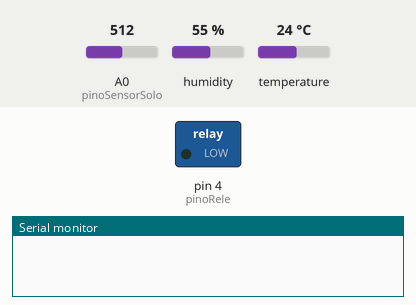
Simulated run of this sketch. Board: Arduino Uno, built with avr-gcc and run on an emulated ATmega328P. Shown: switched loads named in the sketch (green lamp = pin HIGH), the last lines printed to the serial monitor. The test bench sets the inputs (shaded band); at power-on: A0 (pinoSensorSolo) = 512, humidity 55 %, temperature 24 °C.

Above: at 3.0 s.
At 16.0 s:
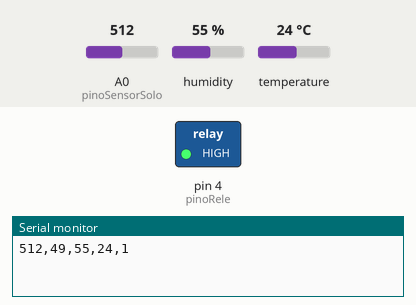
Timing chart, 0 to 33.8 s (numbered marks = the images above):
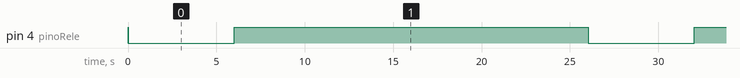

The sketch:

ProjetoIrrigacao.ino
```cpp
//Projeto Arduino - Tópicos Especiais 2022/1
//Monitora a planta e realiza a irrigação quando a umidade do solo está muito baixa
//sensor de umidade para o solo; sensor de umidade e temperatura do ar;
//relé para ligar bomba de aquário para irrigar

#define pinoRele 4
#define pinoSensorSolo A0
//#define botao 2

//temperatura e umidade do ar
#include "DHT.h"
#define DHTPIN A1 // pino analogico
#define DHTTYPE DHT11 // DHT 11
DHT dht(DHTPIN, DHTTYPE);

int valor_analogico; //valor sensor umidade
int rega = 0; //1 foi regada, 0 não foi
int umidadeAr;
int temperaturaAr;

void setup() {
  Serial.begin(115200);

  dht.begin();//temperatura e umidade do ar
  pinMode(pinoSensorSolo, INPUT); //solo
  pinMode(pinoRele, OUTPUT); //rele
  digitalWrite(pinoRele, HIGH); //começa desligado
}

void loop() {
    valor_analogico = analogRead(pinoSensorSolo);
    lerDHT();

    int porcento = map(valor_analogico, 1023, 0, 0, 100); //umidade do solo em porcentagem

    if(valor_analogico > 0 && valor_analogico <400){
    }else if(valor_analogico > 500 && valor_analogico <1020){ //rega
      ligarBomba();
    }

    //envia os dados para serial onde o servidor está escutando
    //umidadeSoloAnalog, umidadeSoloPorc, umidadeAr, temperaturaAr, rega
    Serial.print((String)valor_analogico+","+porcento+","+umidadeAr+","+temperaturaAr+","+rega);
//    Serial.println(" ");
    rega = 0; //volta a rega para false

    delay(20000);//20000 = 20s; 2 min = 120000; 300000 = 5 min; tempo para próxima leitura
}

void ligarBomba(){
    digitalWrite(pinoRele, LOW); //liga bomba
    delay(6000); //tempo de bomba ligada em milissegundos = 6s
    digitalWrite(pinoRele, HIGH); //desliga bomba
    //Serial.println("Rega realizada!");
    rega = 1;
}

void lerDHT(){
  //sensor temperatura e umidade
  umidadeAr = dht.readHumidity();
  temperaturaAr = dht.readTemperature();

  //testa se retorno é valido, caso contrário algo está errado.
  if (isnan(temperaturaAr) || isnan(umidadeAr)){
    Serial.println("Failed to read from DHT");
  }else{
//    Serial.print("Umidade: ");
//    Serial.print(umidadeAr);
//    Serial.println(" %");
//    Serial.print("Temperatura: ");
//    Serial.print(temperaturaAr);
//    Serial.println(" *C");
  }

//  delay(6000);//tempo para a próxima leitura
}
```

Measured:
- by itself, pin 4 (pinoRele): alternates HIGH for 20.0 s and LOW for 6.0 s
